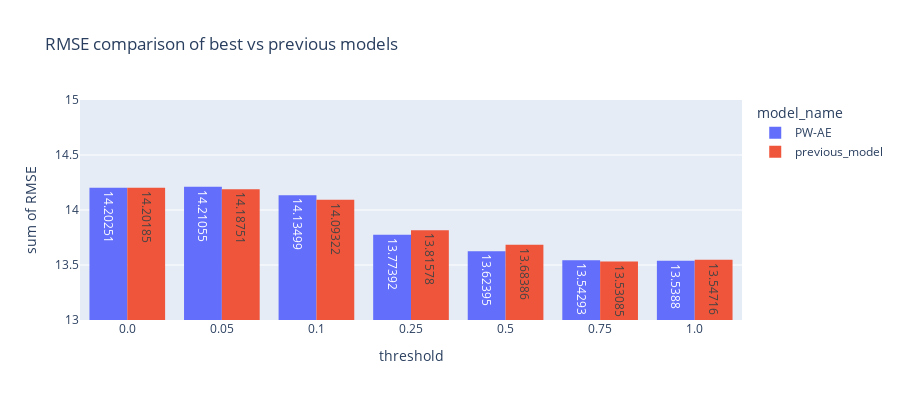

Notebook source saved alongside this figure:
### Code cell
# Accuracy comparison of best vs previous models
fig = px.histogram(weighted_result_df_top, x="threshold", y="RMSE",
             color='model_name', barmode='group', text_auto=True,
             height=400, title='RMSE comparison of best vs previous models')
fig.update_yaxes(range=[13, 15])
fig.show()

### Figure 1 — Plotly figure (JSON) as saved in the notebook; plotly's stock layout.template omitted (floating-point values rounded to 4 significant figures)
{"data": [{"alignmentgroup": "True", "bingroup": "x", "histfunc": "sum", "hovertemplate": "model_name=PW-AE<br>threshold=%{x}<br>sum of RMSE=%{y}<extra></extra>", "legendgroup": "PW-AE", "marker": {"color": "#636efa", "pattern": {"shape": ""}}, "name": "PW-AE", "offsetgroup": "PW-AE", "orientation": "v", "showlegend": true, "texttemplate": "%{value}", "type": "histogram", "x": ["0.0", "0.05", "0.1", "0.25", "0.5", "0.75", "1.0"], "xaxis": "x", "y": [14.2, 14.21, 14.13, 13.77, 13.62, 13.54, 13.54], "yaxis": "y"}, {"alignmentgroup": "True", "bingroup": "x", "histfunc": "sum", "hovertemplate": "model_name=previous_model<br>threshold=%{x}<br>sum of RMSE=%{y}<extra></extra>", "legendgroup": "previous_model", "marker": {"color": "#EF553B", "pattern": {"shape": ""}}, "name": "previous_model", "offsetgroup": "previous_model", "orientation": "v", "showlegend": true, "texttemplate": "%{value}", "type": "histogram", "x": ["0.0", "0.05", "0.1", "0.25", "0.5", "0.75", "1.0"], "xaxis": "x", "y": [14.2, 14.19, 14.09, 13.82, 13.68, 13.53, 13.55], "yaxis": "y"}], "layout": {"barmode": "group", "height": 400, "legend": {"title": {"text": "model_name"}, "tracegroupgap": 0}, "title": {"text": "RMSE comparison of best vs previous models"}, "xaxis": {"anchor": "y", "domain": [0, 1], "title": {"text": "threshold"}}, "yaxis": {"anchor": "x", "domain": [0, 1], "range": [13, 15], "title": {"text": "sum of RMSE"}}}}
